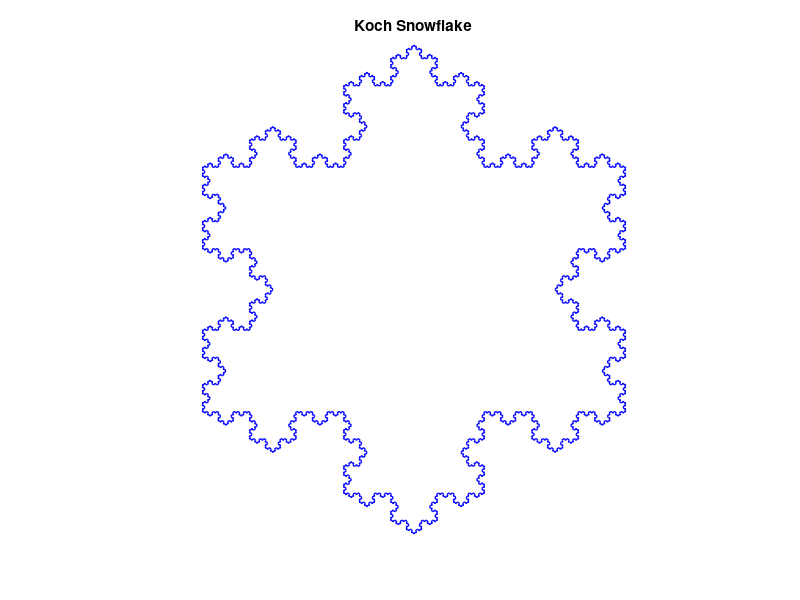

Write the MATLAB code that produced this figure.
L = 1;
Lmin = 0.01;

P = [0, 0; 0.5, sqrt(3)/2; 1, 0; 0, 0];

while true
    newP = [];
    N = size(P,1);
    subdivide = false;
    for i = 1:N-1
        A = P(i, :);
        B = P(i+1, :);
        segLen = norm(B - A);
        if segLen > Lmin
            subdivide = true;
            C = A + (B - A)/3;
            D = A + 2*(B - A)/3;
            angle = pi/3; 
            v = D - C;
            R = [cos(angle), -sin(angle); sin(angle), cos(angle)];
            E = C + (v * R');
            newP = [newP; A; C; E; D];
        else
            newP = [newP; A];
        end
    end
    newP = [newP; P(end, :)];
    P = newP;
    if ~subdivide
        break;
    end
end

figure;
plot(P(:,1), P(:,2), '-b', 'LineWidth', 1);
axis equal off;
title('Koch Snowflake');
